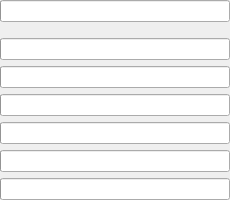
<?xml version="1.0" encoding="UTF-8"?>
<ui version="4.0">
 <class>EAWaveletsForm</class>
 <widget class="QWidget" name="EAWaveletsForm">
  <property name="geometry">
   <rect>
    <x>0</x>
    <y>0</y>
    <width>230</width>
    <height>199</height>
   </rect>
  </property>
  <layout class="QVBoxLayout" name="MainLayout">
   <property name="leftMargin">
    <number>0</number>
   </property>
   <property name="topMargin">
    <number>0</number>
   </property>
   <property name="rightMargin">
    <number>0</number>
   </property>
   <property name="bottomMargin">
    <number>0</number>
   </property>
   <item>
    <widget class="ptInput" name="Master"/>
   </item>
   <item>
    <spacer name="verticalSpacer">
     <property name="orientation">
      <enum>Qt::Vertical</enum>
     </property>
     <property name="sizeType">
      <enum>QSizePolicy::Fixed</enum>
     </property>
     <property name="sizeHint" stdset="0">
      <size>
       <width>5</width>
       <height>10</height>
      </size>
     </property>
    </spacer>
   </item>
   <item>
    <widget class="ptInput" name="Level1"/>
   </item>
   <item>
    <widget class="ptInput" name="Level2"/>
   </item>
   <item>
    <widget class="ptInput" name="Level3"/>
   </item>
   <item>
    <widget class="ptInput" name="Level4"/>
   </item>
   <item>
    <widget class="ptInput" name="Level5"/>
   </item>
   <item>
    <widget class="ptInput" name="Level6"/>
   </item>
  </layout>
 </widget>
 <customwidgets>
  <customwidget>
   <class>ptInput</class>
   <extends>QProgressBar</extends>
   <header>ptInput.h</header>
  </customwidget>
 </customwidgets>
 <resources/>
 <connections/>
</ui>
